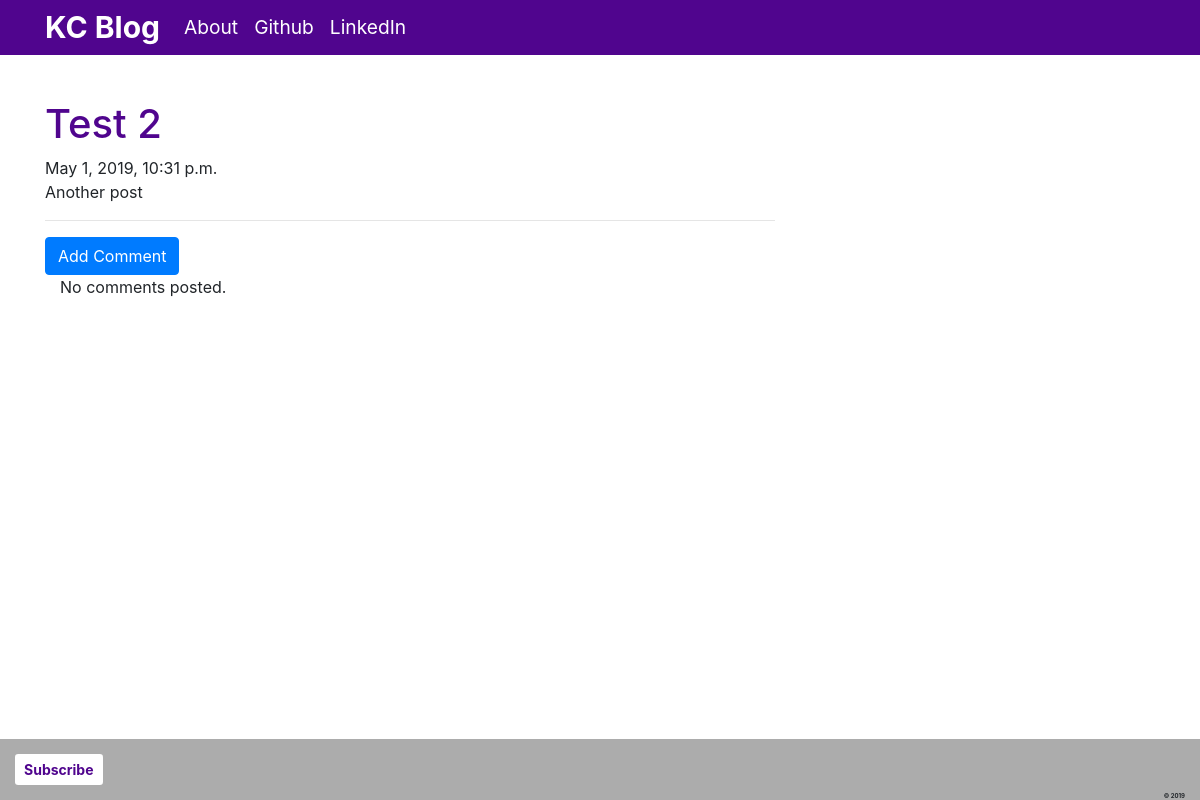
Screenshot of /post/2 with the database file from the repository.
### Roster/models.py (models this page shows, shortened)
class Post(models.Model):
    author = models.ForeignKey('auth.User', on_delete=models.CASCADE)
    title = models.CharField(max_length=200)
    text = models.TextField()
    created_date = models.DateTimeField(auto_now_add=True)
    published_date = models.DateTimeField(null=True, blank=True)

### Roster/views.py (the view)
# urls.py: path('post/<int:pk>',views.PostDetailView.as_view(),name='post_detail'),
class PostDetailView(DetailView):
    model = Post

### Roster/templates/Roster/post_detail.html (shortened to what this page needs)
{% extends "Roster/base.html" %}
{% block content %}
  <h1 class='posttitle loader'>{{ post.title }}</h1>
  {% if post.published_date %}
    <div class="date postdate">
      {{ post.published_date }}
    </div>
  {% else %}
    <a class="btn btn-default" href="{% url 'post_publish' pk=post.pk %}">Publish</a>
  {% endif %}
  <p class="postcontent">{{ post.text|safe|linebreaksbr }}</p>
<hr>
<a class="btn btn-primary btn-comment" href="{% url 'add_comment_to_post' pk=post.pk %}">Add Comment</a>
<div class="container">
  {% for comment in post.comments.all %}
    <br>
    {% if user.is_authenticated or comment.approved_comment %}
      {{comment.created_date }}
      {% if not comment.approved_comment %}
        <a class="btn btn-default" href="{% url 'comment_remove' pk=comment.pk %}"><span class="fas fa-minus-circle"></span></a>
        <a class="btn btn-default" href="{% url 'comment_approve' pk=comment.pk %}"><span class="fas fa-check-circle"></span></a>
      {% endif %}
      <p>{{ comment.text|safe|linebreaks }}</p>
      <p>Posted by: <strong>{{ comment.author }}</strong></p>
    {% endif %}
  {% empty %}
    <p>No comments posted.</p>
  {% endfor %}
</div>
{% endblock %}

### Roster/static/css/Roster.css (style rules this page uses)
h1 { color: #50058E; }

### rows the page displays
Post: title "Test 2", published_date "May 1, 2019, 10:31 p.m.", text "Another post"
